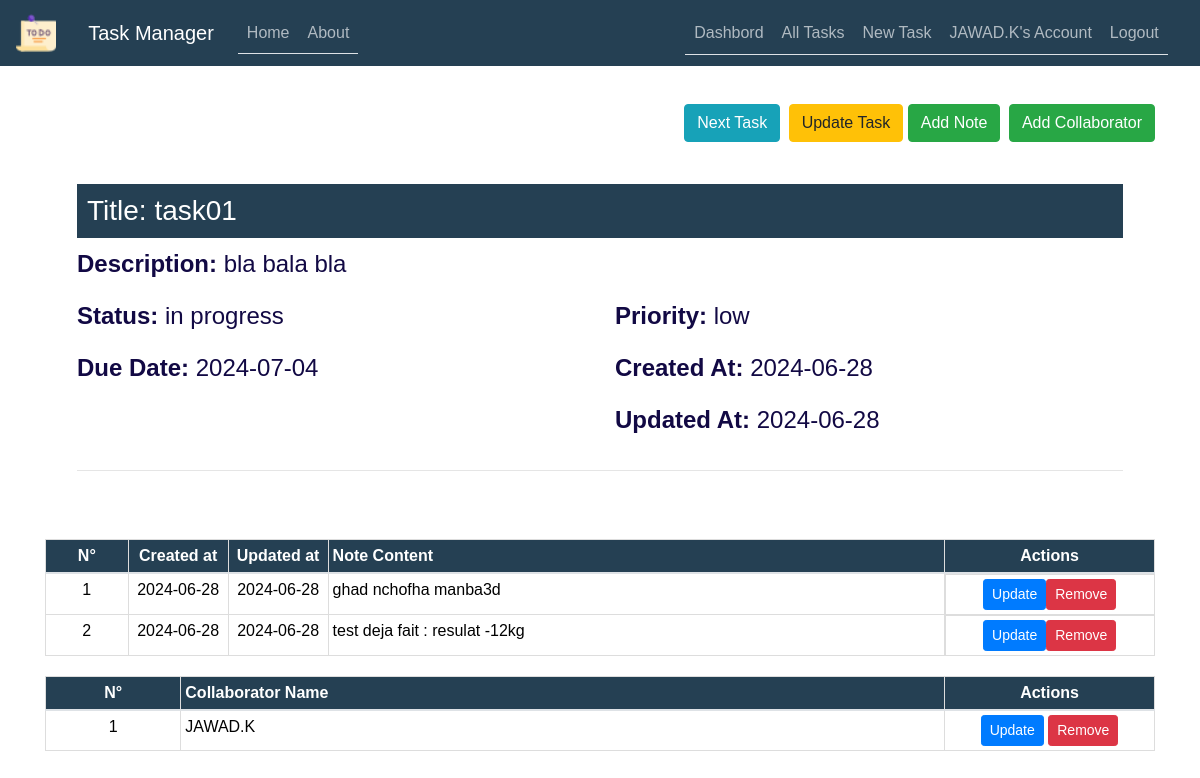
/task/8 (signed in), run on the app's committed database.
### TaskManager/models.py (models this page shows, shortened)
class User(db.Model, UserMixin):
    id = db.Column(db.Integer, primary_key=True)
    username = db.Column(db.String(50), unique=True, nullable=False)
    email = db.Column(db.String(100), unique=True, nullable=False)
    password = db.Column(db.String(255), nullable=False)
    date_joined = db.Column(db.DateTime, default=datetime.now)
    last_login = db.Column(db.DateTime, default=datetime.now)
    tasks = db.relationship('Task', backref='user', lazy=True)
    task_collaborators = db.relationship('TaskCollaborator', backref='user', lazy=True)

class Task(db.Model):
    id = db.Column(db.Integer, primary_key=True)
    user_id = db.Column(db.Integer, db.ForeignKey('user.id'), nullable=False)
    title = db.Column(db.String(255), nullable=False)
    description = db.Column(db.Text)
    status = db.Column(db.Enum('in progress', 'completed', 'pending'), default='in progress')
    priority = db.Column(db.Enum('low', 'medium', 'high'), default='medium')
    due_date = db.Column(db.DateTime, default=datetime.utcnow)
    created_at = db.Column(db.DateTime, default=datetime.utcnow)
    updated_at = db.Column(db.DateTime, default=datetime.utcnow, onupdate=datetime.utcnow)
    notes = db.relationship(
        'Note', backref='task', lazy=True, cascade='all, delete-orphan')
    task_collaborators = db.relationship(
        'TaskCollaborator', backref='task', lazy=True, cascade='all, delete-orphan')

class Note(db.Model):
    id = db.Column(db.Integer, primary_key=True)
    task_id = db.Column(db.Integer, db.ForeignKey('task.id'), nullable=False)
    content = db.Column(db.Text, nullable=False)
    created_at = db.Column(db.DateTime, default=datetime.utcnow)
    updated_at = db.Column(db.DateTime, default=datetime.utcnow, onupdate=datetime.utcnow)

class TaskCollaborator(db.Model):
    id = db.Column(db.Integer, primary_key=True)
    task_id = db.Column(db.Integer, db.ForeignKey('task.id'), nullable=False)
    user_id = db.Column(db.Integer, db.ForeignKey('user.id'), nullable=False)

### TaskManager/routes.py (the view)
@app.route("/task/<int:task_id>")
def task(task_id):
    if not current_user.is_authenticated:
        flash('You need to be logged in to access this page.', 'warning')
        return redirect(url_for('login'))
    task = Task.query.get_or_404(task_id)
    previous_task = Task.query.filter(
        Task.id < task_id, Task.user_id == current_user.id).order_by(Task.id.desc()).first()
    next_task = Task.query.filter(
        Task.id > task_id, Task.user_id == current_user.id).order_by(Task.id.asc()).first()
    return render_template('task.html',
                           title=task.title,
                           task=task,
                           previous_task=previous_task,
                           next_task=next_task)

### TaskManager/models.py (called while the page is built)
@login_manager.user_loader
def load_user(user_id):
    return User.query.get(int(user_id))

### TaskManager/templates/task.html (shortened to what this page needs)
{% extends "layout.html" %}
{% import 'macros_note.html' as macros %}
{% block content %}
<div class="float-right mt-4">
    {% if next_task %}
    <a href="{{ url_for('task', task_id=next_task.id) }}" class="btn btn-info btn-2g mr-1">
         Next Task
    </a>
    {% endif %}
    <a href="{{ url_for('update_task', task_id=task.id) }}" class="btn btn-warning btn-2g">Update Task</a>
    <a href="{{ url_for('new_note', task_id=task.id) }}" class="btn btn-success btn-2g mr-1">
         Add Note
    </a>
    <a href="{{ url_for('new_collaborator', task_id=task.id) }}" class="btn btn-success btn-2g">
         Add Collaborator
    </a>
</div>
<br>
<br>
<div class="content-section mt-4">
    <h3 style="background-color: #254053; color: #ffffff; padding: 10px;">Title: {{ task.title }}</h3>
    <div class="row">
        <div class="col-md-12">
            <p><strong>Description:</strong> {{ task.description }}</p>
        </div>
    </div>
    <div class="row">
        <div class="col-md-6">
            <p><strong>Status:</strong> {{ task.status }}</p>
        </div>
        <div class="col-md-6">
            <p><strong>Priority:</strong> {{ task.priority }}</p>
        </div>
    </div>
    <div class="row">
        <div class="col-md-6">
            <p><strong>Due Date:</strong> {{ task.due_date.strftime('%Y-%m-%d') }}</p>
        </div>
        <div class="col-md-6">
            <p><strong>Created At:</strong> {{ task.created_at.strftime('%Y-%m-%d') }}</p>
        </div>
    </div>
    <div class="row">
        <div class="col-md-6">
        </div>
        <div class="col-md-6">
            <p><strong>Updated At:</strong> {{ task.updated_at.strftime('%Y-%m-%d') }}</p>
        </div>
    </div>
    <hr>
</div>
<table class="table">
    <thead>
        <tr>
            <th scope="col" class="text-center">N°</th>
            <th scope="col" class="text-center">Created at</th>
            <th scope="col" class="text-center">Updated at</th>
            <th scope="col">Note Content</th>
            <th scope="col" class="text-center actions-column">Actions</th>
        </tr>
    </thead>
    <tbody>
        {% for note in task.notes %}
        <tr>
            <td class="text-center">{{ loop.index }}</td>
            <td class="text-center" style="width:100px;">{{ note.created_at.strftime('%Y-%m-%d') }}</td>
            <td class="text-center" style="width:100px;">{{ note.updated_at.strftime('%Y-%m-%d') }}</td>
            <td>{{ note.content }}</td>
            <td class="text-center d-flex  justify-content-center">
                <a href="{{ url_for('update_note', note_id=note.id) }}" class="btn btn-primary btn-sm">Update</a>
                <button type="button" class="btn btn-danger btn-sm" data-toggle="modal" data-target="#deleteModal{{ note.id }}">
                    Remove
                </button>
            </td>
        </tr>
        {% endfor %}
    </tbody>
</table>
<table class="table">
    <thead>
        <tr>
            <th scope="col" class="text-center">N°</th>
            <th scope="col">Collaborator Name</th>
            <th scope="col" class="text-center actions-column">Actions</th>
        </tr>
    </thead>
    <tbody>
        {% for collaborator in task.task_collaborators %}
        <tr>
            <td class="text-center">{{ loop.index }}</td>
            <td>{{ collaborator.user.username }}</td>
            <td class="text-center">
                <a href="#" class="btn btn-primary btn-sm">Update</a>
                <a href="#" class="btn btn-danger btn-sm">Remove</a>
            </td>
        </tr>
        {% endfor %}
    </tbody>
</table>
{% endblock content %}

### TaskManager/templates/layout.html (shortened to what this page needs)
<!DOCTYPE html>
<html>
<head>
    <link rel="stylesheet" href="https://maxcdn.bootstrapcdn.com/bootstrap/4.0.0/css/bootstrap.min.css">
    <link rel="stylesheet" type="text/css" href="{{ url_for('static', filename='main.css') }}">
</head>
<body>
    <header class="site-header">
      <nav class="navbar navbar-expand-md navbar-dark bg-steel fixed-top">
        <a class="navbar-brand" href="#">
          <img src="{{ url_for('static', filename='tache3.png') }}" alt="Logo" style="width:40px;">
        </a>
        <div class="container">
          <a class="navbar-brand mr-4" href="/">Task Manager</a>
          <div class="collapse navbar-collapse" id="navbarToggle">
            <div class="nav nav-tabs mr-auto navbar-nav">
              <a class="nav-item nav-link" href="{{ url_for('home') }}">Home</a>
              <a class="nav-item nav-link" href="{{ url_for('about') }}">About</a>
            </div>
            <div class="nav nav-tabs">
              <div class="navbar-nav">
                {% if current_user.is_authenticated %}
                <a class="nav-link" href="{{ url_for('dashbord') }}">Dashbord</a>
                  <a class="nav-link" href="{{ url_for('all_tasks') }}"> All Tasks </a>
                  <a class="nav-link" href="{{ url_for('new_task') }}">New Task</a>
                  <a class="nav-link" href="{{ url_for('account') }}">{{ current_user.username }}'s Account</a>
                  <a class="nav-link" href="{{ url_for('logout') }}">Logout</a>
                {% else %}
                  <a class="nav-item nav-link" href="{{ url_for('login') }}">Login</a>
                  <a class="nav-item nav-link" href="{{ url_for('register') }}">Register</a>
                {% endif %}
              </div>
            </div>
          </div>
        </div>
      </nav>
    </header>
    <main role="main" class="container">
      <div class="row">
        <div class="col-md-12">
          {% block content %}{% endblock %}
        </div>
      </div>
    </main>
  </body>
</html>

### TaskManager/static/main.css (style rules this page uses)
body { width: 100%; height: 100vh; font-family: Arial, sans-serif; background-image: url('my-main.jpg'); background-position: center; background-size: cover; background-attachment: fixed; position: relative; margin-top: 5rem; color: #000000; }
h1, h2, h3, h4, h5, h6 { color: #000000; }
.bg-steel { background-color: #254053; color: #000000; }
.table { width: 100%; margin: 20px 0; border-collapse: collapse; }
.table th, .table td { border: 1px solid #dddddd; padding: 4px; text-align: left; }
.table th { background-color: #254053; color: #ffffff; }
.table td { background: #ffffffe5; }
.container { width: 95%; max-width: 1400px; margin: 0 auto; }
.content-section { background: rgba(255, 255, 255, 0.8); padding: 2rem; border-radius: 8px; margin-top: 20px; color: #120944; font-size: 1.5rem; }
.site-header .navbar-nav .nav-link { color: #fdfeffa4; }
.actions-column { width: 210px; }

### data on the page
User: username "JAWAD.K"
Task: title "task01", description "bla bala bla", status "in progress", priority "low", due_date "2024-07-04", created_at "2024-06-28", updated_at "2024-06-28"
Note: created_at "2024-06-28", updated_at "2024-06-28", content "ghad nchofha manba3d"
Note: created_at "2024-06-28", updated_at "2024-06-28", content "test deja fait : resulat -12kg"
TaskCollaborator: user.username "JAWAD.K"
